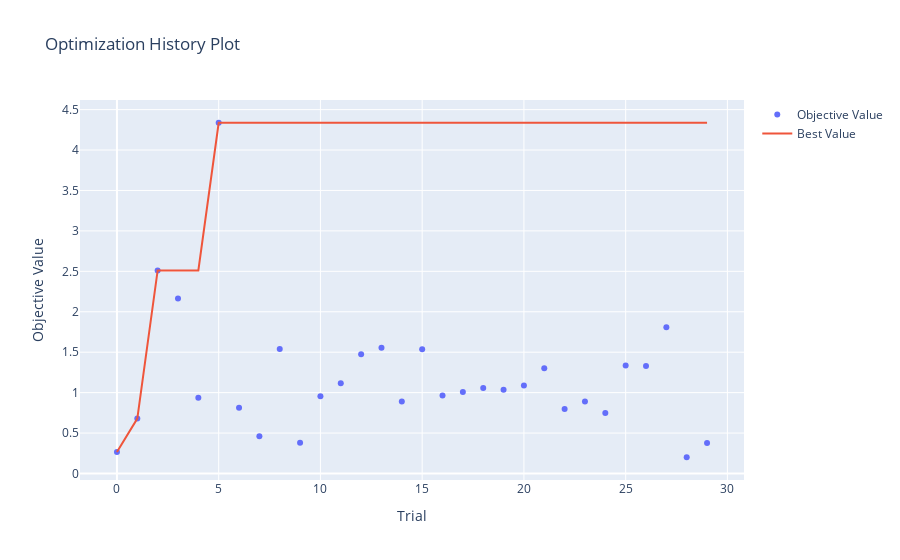

Notebook code for this chart:
### Code cell
fig = optuna.visualization.plot_optimization_history(study)
fig.show()

### Figure 1 — Plotly figure (JSON) as saved in the notebook; plotly's stock layout.template omitted (floating-point values rounded to 4 significant figures)
{"data": [{"mode": "markers", "name": "Objective Value", "type": "scatter", "x": [0, 1, 2, 3, 4, 5, 6, 7, 8, 9, 10, 11, 12, 13, 14, 15, 16, 17, 18, 19, 20, 21, 22, 23, 24, 25, 26, 27, 28, 29], "y": [0.2655, 0.6796, 2.511, 2.163, 0.9378, 4.337, 0.8131, 0.4621, 1.54, 0.3816, 0.9567, 1.117, 1.476, 1.556, 0.889, 1.535, 0.9658, 1.008, 1.058, 1.036, 1.089, 1.301, 0.7971, 0.8895, 0.7467, 1.336, 1.33, 1.81, 0.2009, 0.378]}, {"mode": "lines", "name": "Best Value", "type": "scatter", "x": [0, 1, 2, 3, 4, 5, 6, 7, 8, 9, 10, 11, 12, 13, 14, 15, 16, 17, 18, 19, 20, 21, 22, 23, 24, 25, 26, 27, 28, 29], "y": [0.2655, 0.6796, 2.511, 2.511, 2.511, 4.337, 4.337, 4.337, 4.337, 4.337, 4.337, 4.337, 4.337, 4.337, 4.337, 4.337, 4.337, 4.337, 4.337, 4.337, 4.337, 4.337, 4.337, 4.337, 4.337, 4.337, 4.337, 4.337, 4.337, 4.337]}, {"marker": {"color": "#cccccc"}, "mode": "markers", "name": "Infeasible Trial", "showlegend": false, "type": "scatter", "x": [], "y": []}], "layout": {"title": {"text": "Optimization History Plot"}, "xaxis": {"title": {"text": "Trial"}}, "yaxis": {"title": {"text": "Objective Value"}}}}
